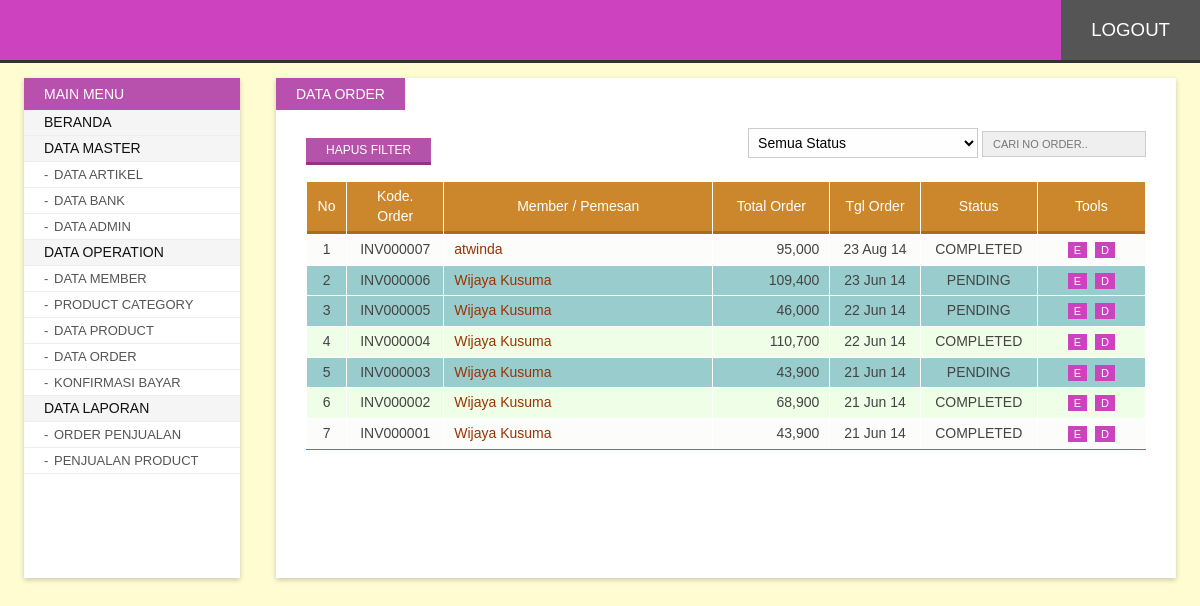
The page /admin/index.php?p=order (signed in) on the database its author committed.
### tables this page shows
CREATE TABLE IF NOT EXISTS `order` (
  `id` int(10) NOT NULL AUTO_INCREMENT,
  `no_order` varchar(10) DEFAULT NULL,
  `tgl_order` datetime DEFAULT NULL,
  `tgl_expired` datetime DEFAULT NULL,
  `member_id` int(10) DEFAULT NULL,
  `total_order` int(15) DEFAULT '0',
  `catatan` text,
  `status` int(11) DEFAULT '1' COMMENT '1 = PENDING, 2 = COMPLETED, -1 = CANCELLED',
  PRIMARY KEY (`id`)
);

### include/function.php (called while the page is built, shortened)
<?php
	function showDate($date){
		return date("d M y", strtotime($date));
	}
?>

### admin/content/order.php (the view, shortened to what this page needs)
<?php
	$limit = 10;
	if(isset($_GET['h'])){
		$page = $_GET['h'];
   		$offset = $limit * ($page - 1);
	} else {
		$offset = 0;
	}
	$search = "";
	$resQry = "SELECT a.*,
		(SELECT c.nama_lengkap FROM member c WHERE c.id=a.member_id) `member`
		FROM `order` a WHERE 0=0 ".$search."
		ORDER BY id DESC LIMIT ".$offset.",".$limit;
	$results = mysql_query($resQry);
	$countResults = mysql_num_rows($results);
?>
<span class="page-title">Data Order</span>
<div class="inner">
<div class="searchform">
	<form action="index.php" method="get" name="formSearch">
   	  <select class="input" style="padding-right:4px;" name="status" onchange="document.formSearch.submit();">
      	<option value="" selected="selected">Semua Status</option>
      </select>
      <input type="text" value="<?php echo isset($_GET['s'])?$_GET['s']:'';?>" id="search" name="s" placeholder="Cari No Order..">
    </form>
</div>
<a class="addButton button" href="?p=<?php echo $_GET['p'];?>" title="Clear Filter">Hapus Filter</a>
<div class="clr"></div><br>
<table id="listTable" width="100%" cellpadding="5" cellspacing="1">
  <thead>
    <tr>
      <td width="2%">No</td>
      <td width="10%">Kode. Order</td>
      <td width="30%">Member / Pemesan</td>
      <td width="13%" align="center">Total Order</td>
      <td width="10%" align="center">Tgl Order</td>
      <td width="13%" align="center">Status</td>
      <td width="12%" align="center">Tools</td>
    </tr>
  </thead>
  <tbody>
    <?php
	if($countResults > 0){
		$i = 1;
		while($r = mysql_fetch_array($results)){
	?>
    <tr class="<?php echo ($i%2)==0?'odd':'';?>" <?php echo $r['status']==1?'style="background:#99CCCC;"':'';?>>
      <td align="center" valign="top"><?php echo $i;?></td>
      <td align="center" valign="top"><?php echo $r['no_order'];?></td>
      <td valign="top"><a target="_blank" href="?p=edMember&id=<?php echo $r['member_id'];?>"><?php echo $r['member'];?></a></td>
      <td align="right" valign="top"><?php echo number_format($r['total_order']);?></td>
      <td align="center" valign="top"><?php echo showDate($r['tgl_order']);?></td>
      <td align="center" valign="top"><?php echo $r['status']==2?'COMPLETED':($r['status']==1?'PENDING':'CANCELLED');?></td>
      <td align="center" valign="top">
      <a class="bTools" href="?p=addOrder&id=<?php echo $r['id'];?>" title="Edit">E</a>
      <a class="bTools" href="?p=delOrder&id=<?php echo $r['id'];?>" title="Delete" onclick="return confirm('Hapus record <?php echo $r['no_order'];?> ?');">D</a> </td>
    </tr>
    <?php $i++; }
	} else  {
    ?>
    <tr>
      <td colspan="7" align="center">Record Not Available</td>
    </tr>
    <?php } ?>
  </tbody>
</table>
</div>

### admin/asset/css/style.css (style rules this page uses)
body#bd { font-family:Calibri, Arial, Helvetica, sans-serif; background:#fffcd2; overflow-y:scroll; font-size:14px; color:#333; padding:0; margin:0; }
.button, .button:hover, .button:focus, .animate, .animate:hover, .pagination li a, .pagination li a:hover, .navigation ul li a, .navigation ul li a:hover, .searchform #search, .searchform #search:focus, #listTable tbody tr, #listTable tbody tr:hover { -webkit-transition: all 0.3s ease-in-out; -moz-transition: all 0.3s ease-in-out; -ms-transition: all 0.3s ease-in-out; -o-transition: all 0.3s ease-in-out; transition: all 0.3s ease-in-out; }
a { text-decoration:none; color:#993300; }
.input { border:solid 1px #ccc; background:#FEFEFE; padding:5px 5px; font-size:14px; width:230px; outline:none; font-family:inherit; }
.button { background:#b453aa; color:#fff; font-size:12px; padding:5px 20px; border:none; cursor:pointer; text-transform:uppercase; margin:10px 2px 0 0; border-bottom:solid 3px #923388; }
.addButton { float:left; }
div.contentwrap span.page-title { text-transform:uppercase; background:#b851ad; padding:8px 20px; position:absolute; color:#fff; left:0; top:0; }
div.contentwrap > .inner { margin:0 30px; font-size:14px; padding:50px 0 30px; }
div.searchform { float:right; }
div.searchform #search { border:solid 1px #ccc; background:#efefef; padding:6px 10px; outline:none; font-size:11px; font-family:inherit; text-transform:uppercase; }
#listTable { background:#fff; border-bottom:solid 1px #a96c1d; }
#listTable thead tr td { background:#cc872d; text-align:center; color:#fff; padding:5px 10px; line-height:1.4; position:relative; border-bottom:solid 3px #a96c1d; }
#listTable tbody tr { background:#fcfcfb; }
#listTable tbody tr td { color:#444; padding:5px 10px; line-height:1.4; }
#listTable tbody tr.odd { background:#effee6; }
a.bTools { background:#cd42bf; color:#fff; font-size:11px; padding:2px 6px; margin:0 2px; }

### rows shown on the page
order: no_order "INV000007", member "atwinda", total_order "95,000", tgl_order "23 Aug 14", status "COMPLETED"
order: no_order "INV000006", member "Wijaya Kusuma", total_order "109,400", tgl_order "23 Jun 14", status "PENDING"
order: no_order "INV000005", member "Wijaya Kusuma", total_order "46,000", tgl_order "22 Jun 14", status "PENDING"
order: no_order "INV000004", member "Wijaya Kusuma", total_order "110,700", tgl_order "22 Jun 14", status "COMPLETED"
order: no_order "INV000003", member "Wijaya Kusuma", total_order "43,900", tgl_order "21 Jun 14", status "PENDING"
order: no_order "INV000002", member "Wijaya Kusuma", total_order "68,900", tgl_order "21 Jun 14", status "COMPLETED"
order: no_order "INV000001", member "Wijaya Kusuma", total_order "43,900", tgl_order "21 Jun 14", status "COMPLETED"
